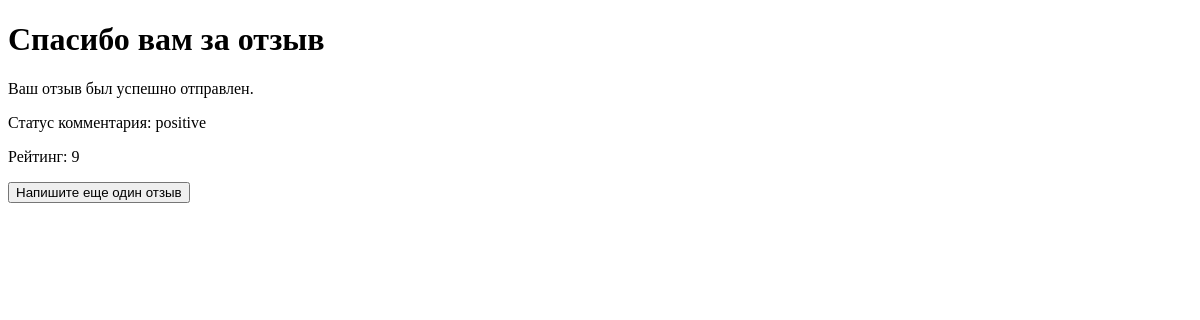
The app's page /reviews/success/, older data.
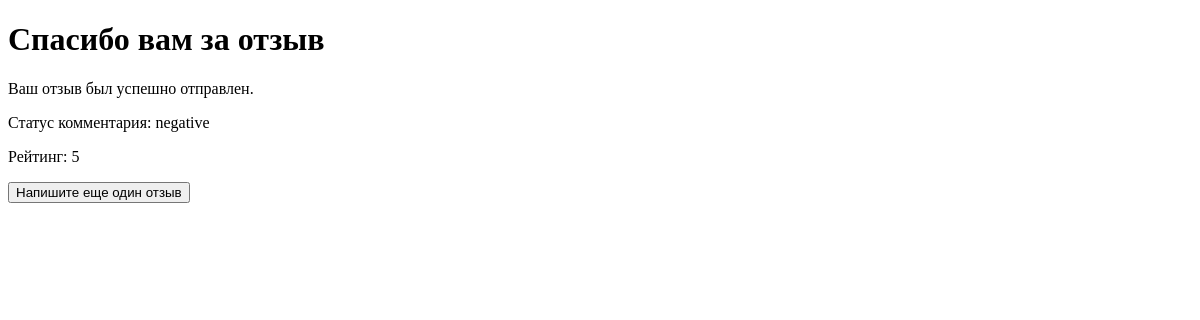
The same page, newer data.
### reviews/models.py (models this page shows, shortened)
class Review(models.Model):
    text = models.TextField()
    rating = models.IntegerField(default=0)  #поле для рейтинга
    sentiment = models.CharField(max_length=10, default='')  #поле для статуса комментария

### reviews/views.py (the view)
# urls.py: path('success/', views.review_success, name='review_success'),
def review_success(request):
    last_review = Review.objects.latest('id')
    return render(request, 'reviews/review_success.html', {
        'review': last_review
    })

### reviews/templates/reviews/review_success.html (shortened to what this page needs)
<!DOCTYPE html>
<html lang="en">
<head>
</head>
<body>
    <h1>Спасибо вам за отзыв</h1>
    <p>Ваш отзыв был успешно отправлен.</p>
    <p>Статус комментария: {{ review.sentiment }}</p>
    <p>Рейтинг: {{ review.rating }}</p>
    <a href="{% url 'review_form' %}">
        <button type="button">Напишите еще один отзыв</button>
    </a>
</body>
</html>

Row changes from the older to the newer data that the page shows:
no longer on this page (row unchanged): Review: sentiment "positive", rating "9"
added Review: sentiment "negative", rating "5"
